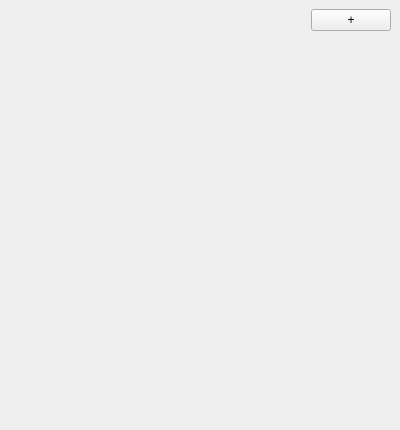
<?xml version="1.0" encoding="UTF-8"?>
<ui version="4.0">
 <class>LocalEndpointPanel</class>
 <widget class="QDockWidget" name="LocalEndpointPanel">
  <property name="geometry">
   <rect>
    <x>0</x>
    <y>0</y>
    <width>400</width>
    <height>430</height>
   </rect>
  </property>
  <property name="minimumSize">
   <size>
    <width>150</width>
    <height>200</height>
   </size>
  </property>
  <property name="floating">
   <bool>true</bool>
  </property>
  <property name="windowTitle">
   <string>Local Endpoints</string>
  </property>
  <widget class="QWidget" name="dockWidgetContents">
   <layout class="QVBoxLayout" name="verticalLayout">
    <item>
     <layout class="QHBoxLayout" name="horizontalLayout">
      <item>
       <spacer name="horizontalSpacer">
        <property name="orientation">
         <enum>Qt::Horizontal</enum>
        </property>
        <property name="sizeHint" stdset="0">
         <size>
          <width>208</width>
          <height>20</height>
         </size>
        </property>
       </spacer>
      </item>
      <item>
       <widget class="QPushButton" name="pushButton_Add">
        <property name="text">
         <string>+</string>
        </property>
       </widget>
      </item>
     </layout>
    </item>
    <item>
     <widget class="QScrollArea" name="scrollArea">
      <property name="frameShape">
       <enum>QFrame::NoFrame</enum>
      </property>
      <property name="horizontalScrollBarPolicy">
       <enum>Qt::ScrollBarAlwaysOff</enum>
      </property>
      <property name="widgetResizable">
       <bool>true</bool>
      </property>
      <widget class="QWidget" name="scrollAreaWidgetContents">
       <property name="geometry">
        <rect>
         <x>0</x>
         <y>0</y>
         <width>386</width>
         <height>368</height>
        </rect>
       </property>
       <layout class="QVBoxLayout" name="verticalLayout_2">
        <item>
         <spacer name="verticalSpacer">
          <property name="orientation">
           <enum>Qt::Vertical</enum>
          </property>
          <property name="sizeHint" stdset="0">
           <size>
            <width>20</width>
            <height>577</height>
           </size>
          </property>
         </spacer>
        </item>
       </layout>
      </widget>
     </widget>
    </item>
   </layout>
  </widget>
 </widget>
 <resources/>
 <connections/>
</ui>
